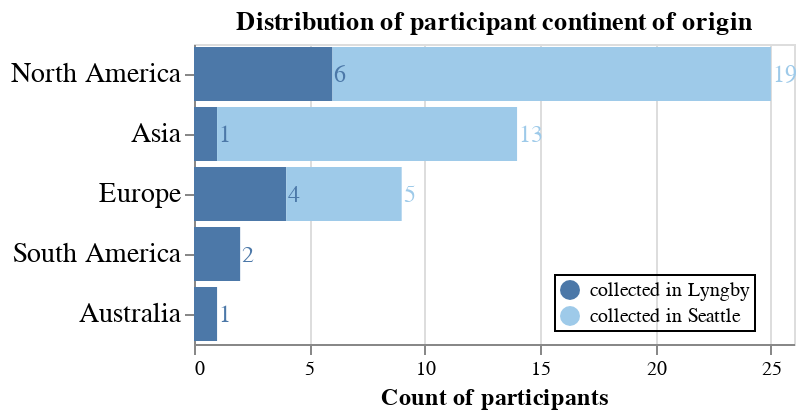

This figure's notebook cell:
### Code cell
bars = alt.Chart(participants).mark_bar().encode(
    x=alt.X('count(continent_of_origin)',
            title="Count of participants ",
            axis=alt.Axis(titleFontSize=12)),
    y=alt.Y('continent_of_origin',title="",sort='-x',axis=alt.Axis(labelFontSize=14)),
    color=alt.Color('data_collection:N',title="",
                    legend=alt.Legend(
                        orient='none',
                        legendX=180, legendY=115,
                        direction='vertical',
                        titleAnchor='middle',
                        strokeColor='black',
                        padding=2)
                   ).scale(scheme="tableau20"),    
    tooltip=['continent_of_origin','data_collection','count(continent_of_origin)']
).properties(width=300,height=150,title="Distribution of participant continent of origin")


text_indiv = alt.Chart(participants).mark_text(dx=1,align='left',size=12).encode(
     x=alt.X('count(continent_of_origin)').stack('zero'),
     y=alt.Y('continent_of_origin',title="",sort='-x',axis=alt.Axis(labelFontSize=14)),
    detail='data_collection:N',
    color='data_collection',
    text=alt.Text('count(continent_of_origin):Q')
)

chart = bars + text_indiv
chart.save('figs/participant_sampling.html')
chart

### Figure 1 — Vega-Lite specification as saved in the notebook (floating-point values rounded to 4 significant figures)
{"config": {"view": {"continuousWidth": 300, "continuousHeight": 300}}, "layer": [{"mark": {"type": "bar"}, "encoding": {"color": {"field": "data_collection", "legend": {"direction": "vertical", "legendX": 180, "legendY": 115, "orient": "none", "padding": 2, "strokeColor": "black", "titleAnchor": "middle"}, "scale": {"scheme": "tableau20"}, "title": "", "type": "nominal"}, "tooltip": [{"field": "continent_of_origin", "type": "nominal"}, {"field": "data_collection", "type": "nominal"}, {"aggregate": "count", "field": "continent_of_origin", "type": "nominal"}], "x": {"aggregate": "count", "axis": {"titleFontSize": 12}, "field": "continent_of_origin", "title": "Count of participants ", "type": "nominal"}, "y": {"axis": {"labelFontSize": 14}, "field": "continent_of_origin", "sort": "-x", "title": "", "type": "nominal"}}, "title": "Distribution of participant continent of origin"}, {"mark": {"type": "text", "align": "left", "dx": 1, "size": 12}, "encoding": {"color": {"field": "data_collection", "type": "nominal"}, "detail": {"field": "data_collection", "type": "nominal"}, "text": {"aggregate": "count", "field": "continent_of_origin", "type": "quantitative"}, "x": {"aggregate": "count", "field": "continent_of_origin", "stack": "zero", "type": "nominal"}, "y": {"axis": {"labelFontSize": 14}, "field": "continent_of_origin", "sort": "-x", "title": "", "type": "nominal"}}}], "data": {"name": "data-67d3209c23854af6d6d6029256d40d93"}, "height": 150, "width": 300, "$schema": "https://vega.github.io/schema/vega-lite/v5.8.0.json", "datasets": {"data-67d3209c23854af6d6d6029256d40d93": [{"participant_id": 1, "continent_of_origin": "North America", "data_collection": "collected in Lyngby", "continent_adj": "North America"}, {"participant_id": 2, "continent_of_origin": "Europe", "data_collection": "collected in Lyngby", "continent_adj": "Europe"}, {"participant_id": 3, "continent_of_origin": "North America", "data_collection": "collected in Lyngby", "continent_adj": "North America"}, {"participant_id": 4, "continent_of_origin": "Europe", "data_collection": "collected in Lyngby", "continent_adj": "Europe"}, {"participant_id": 5, "continent_of_origin": "Europe", "data_collection": "collected in Lyngby", "continent_adj": "Europe"}, {"participant_id": 6, "continent_of_origin": "North America", "data_collection": "collected in Lyngby", "continent_adj": "North America"}, {"participant_id": 7, "continent_of_origin": "North America", "data_collection": "collected in Lyngby", "continent_adj": "North America"}, {"participant_id": 8, "continent_of_origin": "Europe", "data_collection": "collected in Lyngby", "continent_adj": "Europe"}, {"participant_id": 9, "continent_of_origin": "Australia", "data_collection": "collected in Lyngby", "continent_adj": "Aus/SA"}, {"participant_id": 10, "continent_of_origin": "North America", "data_collection": "collected in Lyngby", "continent_adj": "North America"}, {"participant_id": 11, "continent_of_origin": "North America", "data_collection": "collected in Lyngby", "continent_adj": "North America"}, {"participant_id": 12, "continent_of_origin": "Asia", "data_collection": "collected in Lyngby", "continent_adj": "Asia"}, {"participant_id": 13, "continent_of_origin": "South America", "data_collection": "collected in Lyngby", "continent_adj": "Aus/SA"}, {"participant_id": 14, "continent_of_origin": "South America", "data_collection": "collected in Lyngby", "continent_adj": "Aus/SA"}, {"participant_id": 15, "continent_of_origin": "North America", "data_collection": "collected in Seattle", "continent_adj": "North America"}, {"participant_id": 16, "continent_of_origin": "North America", "data_collection": "collected in Seattle", "continent_adj": "North America"}, {"participant_id": 17, "continent_of_origin": "Europe", "data_collection": "collected in Seattle", "continent_adj": "Europe"}, {"participant_id": 18, "continent_of_origin": "Asia", "data_collection": "collected in Seattle", "continent_adj": "Asia"}, {"participant_id": 19, "continent_of_origin": "North America", "data_collection": "collected in Seattle", "continent_adj": "North America"}, {"participant_id": 20, "continent_of_origin": "Asia", "data_collection": "collected in Seattle", "continent_adj": "Asia"}, {"participant_id": 21, "continent_of_origin": "Asia", "data_collection": "collected in Seattle", "continent_adj": "Asia"}, {"participant_id": 22, "continent_of_origin": "Asia", "data_collection": "collected in Seattle", "continent_adj": "Asia"}, {"participant_id": 23, "continent_of_origin": "North America", "data_collection": "collected in Seattle", "continent_adj": "North America"}, {"participant_id": 24, "continent_of_origin": "Europe", "data_collection": "collected in Seattle", "continent_adj": "Europe"}, {"participant_id": 25, "continent_of_origin": "Asia", "data_collection": "collected in Seattle", "continent_adj": "Asia"}, {"participant_id": 26, "continent_of_origin": "North America", "data_collection": "collected in Seattle", "continent_adj": "North America"}, {"participant_id": 27, "continent_of_origin": "Asia", "data_collection": "collected in Seattle", "continent_adj": "Asia"}, {"participant_id": 28, "continent_of_origin": "Asia", "data_collection": "collected in Seattle", "continent_adj": "Asia"}, {"participant_id": 29, "continent_of_origin": "Asia", "data_collection": "collected in Seattle", "continent_adj": "Asia"}, {"participant_id": 30, "continent_of_origin": "North America", "data_collection": "collected in Seattle", "continent_adj": "North America"}, {"participant_id": 31, "continent_of_origin": "Asia", "data_collection": "collected in Seattle", "continent_adj": "Asia"}, {"participant_id": 32, "continent_of_origin": "North America", "data_collection": "collected in Seattle", "continent_adj": "North America"}, {"participant_id": 33, "continent_of_origin": "North America", "data_collection": "collected in Seattle", "continent_adj": "North America"}, {"participant_id": 34, "continent_of_origin": "North America", "data_collection": "collected in Seattle", "continent_adj": "North America"}, {"participant_id": 35, "continent_of_origin": "North America", "data_collection": "collected in Seattle", "continent_adj": "North America"}, {"participant_id": 36, "continent_of_origin": "North America", "data_collection": "collected in Seattle", "continent_adj": "North America"}, {"participant_id": 37, "continent_of_origin": "Asia", "data_collection": "collected in Seattle", "continent_adj": "Asia"}, {"participant_id": 38, "continent_of_origin": "North America", "data_collection": "collected in Seattle", "continent_adj": "North America"}, {"participant_id": 40, "continent_of_origin": "Asia", "data_collection": "collected in Seattle", "continent_adj": "Asia"}, {"participant_id": 41, "continent_of_origin": "Europe", "data_collection": "collected in Seattle", "continent_adj": "Europe"}, {"participant_id": 42, "continent_of_origin": "North America", "data_collection": "collected in Seattle", "continent_adj": "North America"}, {"participant_id": 43, "continent_of_origin": "North America", "data_collection": "collected in Seattle", "continent_adj": "North America"}, {"participant_id": 44, "continent_of_origin": "North America", "data_collection": "collected in Seattle", "continent_adj": "North America"}, {"participant_id": 45, "continent_of_origin": "North America", "data_collection": "collected in Seattle", "continent_adj": "North America"}, {"participant_id": 46, "continent_of_origin": "Europe", "data_collection": "collected in Seattle", "continent_adj": "Europe"}, {"participant_id": 47, "continent_of_origin": "Asia", "data_collection": "collected in Seattle", "continent_adj": "Asia"}, {"participant_id": 48, "continent_of_origin": "Asia", "data_collection": "collected in Seattle", "continent_adj": "Asia"}, {"participant_id": 49, "continent_of_origin": "North America", "data_collection": "collected in Seattle", "continent_adj": "North America"}, {"participant_id": 50, "continent_of_origin": "North America", "data_collection": "collected in Seattle", "continent_adj": "North America"}, {"participant_id": 51, "continent_of_origin": "North America", "data_collection": "collected in Seattle", "continent_adj": "North America"}, {"participant_id": 52, "continent_of_origin": "Europe", "data_collection": "collected in Seattle", "continent_adj": "Europe"}]}}
